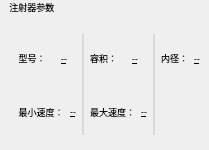
      <widget class="QWidget" name="widget_7" native="true">
       <property name="minimumSize">
        <size>
         <width>0</width>
         <height>150</height>
        </size>
       </property>
       <property name="maximumSize">
        <size>
         <width>16777215</width>
         <height>150</height>
        </size>
       </property>
       <property name="font">
        <font>
         <family>Microsoft YaHei</family>
         <pointsize>7</pointsize>
        </font>
       </property>
       <layout class="QVBoxLayout" name="verticalLayout_15">
        <property name="spacing">
         <number>5</number>
        </property>
        <property name="leftMargin">
         <number>0</number>
        </property>
        <property name="topMargin">
         <number>0</number>
        </property>
        <property name="rightMargin">
         <number>0</number>
        </property>
        <property name="bottomMargin">
         <number>0</number>
        </property>
        <item>
         <widget class="QLabel" name="label_30">
          <property name="font">
           <font>
            <family>Microsoft YaHei</family>
            <pointsize>7</pointsize>
           </font>
          </property>
          <property name="text">
           <string>    注射器参数</string>
          </property>
         </widget>
        </item>
        <item>
         <widget class="QWidget" name="widget_info" native="true">
          <property name="sizePolicy">
           <sizepolicy hsizetype="Preferred" vsizetype="Expanding">
            <horstretch>0</horstretch>
            <verstretch>0</verstretch>
           </sizepolicy>
          </property>
          <property name="font">
           <font>
            <family>Microsoft YaHei</family>
            <pointsize>7</pointsize>
           </font>
          </property>
          <layout class="QHBoxLayout" name="horizontalLayout_43">
           <property name="topMargin">
            <number>15</number>
           </property>
           <property name="bottomMargin">
            <number>15</number>
           </property>
           <item>
            <layout class="QVBoxLayout" name="verticalLayout_12">
             <item>
              <layout class="QHBoxLayout" name="horizontalLayout_38">
               <item>
                <widget class="QLabel" name="label_15">
                 <property name="font">
                  <font>
                   <family>Microsoft YaHei</family>
                   <pointsize>7</pointsize>
                  </font>
                 </property>
                 <property name="text">
                  <string>    型号：</string>
                 </property>
                 <property name="alignment">
                  <set>Qt::AlignCenter</set>
                 </property>
                </widget>
               </item>
               <item>
                <widget class="QLabel" name="label_type">
                 <property name="sizePolicy">
                  <sizepolicy hsizetype="Expanding" vsizetype="Preferred">
                   <horstretch>0</horstretch>
                   <verstretch>0</verstretch>
                  </sizepolicy>
                 </property>
                 <property name="font">
                  <font>
                   <family>Microsoft YaHei</family>
                   <pointsize>7</pointsize>
                   <underline>true</underline>
                  </font>
                 </property>
                 <property name="text">
                  <string>--</string>
                 </property>
                 <property name="alignment">
                  <set>Qt::AlignCenter</set>
                 </property>
                </widget>
               </item>
              </layout>
             </item>
             <item>
              <layout class="QHBoxLayout" name="horizontalLayout_39">
               <item>
                <widget class="QLabel" name="label_13">
                 <property name="font">
                  <font>
                   <family>Microsoft YaHei</family>
                   <pointsize>7</pointsize>
                  </font>
                 </property>
                 <property name="text">
                  <string>    最小速度：</string>
                 </property>
                 <property name="alignment">
                  <set>Qt::AlignCenter</set>
                 </property>
                </widget>
               </item>
               <item>
                <widget class="QLabel" name="label_min">
                 <property name="sizePolicy">
                  <sizepolicy hsizetype="Expanding" vsizetype="Preferred">
                   <horstretch>0</horstretch>
                   <verstretch>0</verstretch>
                  </sizepolicy>
                 </property>
                 <property name="font">
                  <font>
                   <family>Microsoft YaHei</family>
                   <pointsize>7</pointsize>
                   <underline>true</underline>
                  </font>
                 </property>
                 <property name="text">
                  <string>--</string>
                 </property>
                 <property name="alignment">
                  <set>Qt::AlignCenter</set>
                 </property>
                </widget>
               </item>
              </layout>
             </item>
            </layout>
           </item>
           <item>
            <widget class="QLabel" name="label_line1">
             <property name="sizePolicy">
              <sizepolicy hsizetype="Preferred" vsizetype="Preferred">
               <horstretch>0</horstretch>
               <verstretch>0</verstretch>
              </sizepolicy>
             </property>
             <property name="maximumSize">
              <size>
               <width>2</width>
               <height>16777215</height>
              </size>
             </property>
             <property name="font">
              <font>
               <family>Microsoft YaHei</family>
               <pointsize>7</pointsize>
              </font>
             </property>
             <property name="styleSheet">
              <string notr="true">border:1px solid #D9D9D9;</string>
             </property>
             <property name="text">
              <string/>
             </property>
            </widget>
           </item>
           <item>
            <layout class="QVBoxLayout" name="verticalLayout_13">
             <item>
              <layout class="QHBoxLayout" name="horizontalLayout_37">
               <item>
                <widget class="QLabel" name="label_10">
                 <property name="font">
                  <font>
                   <family>Microsoft YaHei</family>
                   <pointsize>7</pointsize>
                  </font>
                 </property>
                 <property name="text">
                  <string>容积：</string>
                 </property>
                 <property name="alignment">
                  <set>Qt::AlignCenter</set>
                 </property>
                </widget>
               </item>
               <item>
                <widget class="QLabel" name="label_volume">
                 <property name="sizePolicy">
                  <sizepolicy hsizetype="Expanding" vsizetype="Preferred">
                   <horstretch>0</horstretch>
                   <verstretch>0</verstretch>
                  </sizepolicy>
                 </property>
                 <property name="font">
                  <font>
                   <family>Microsoft YaHei</family>
                   <pointsize>7</pointsize>
                   <underline>true</underline>
                  </font>
                 </property>
                 <property name="text">
                  <string>--</string>
                 </property>
                 <property name="alignment">
                  <set>Qt::AlignCenter</set>
                 </property>
                </widget>
               </item>
              </layout>
             </item>
             <item>
              <layout class="QHBoxLayout" name="horizontalLayout_40">
               <item>
                <widget class="QLabel" name="label_12">
                 <property name="font">
                  <font>
                   <family>Microsoft YaHei</family>
                   <pointsize>7</pointsize>
                  </font>
                 </property>
                 <property name="text">
                  <string>最大速度：</string>
                 </property>
                 <property name="alignment">
                  <set>Qt::AlignCenter</set>
                 </property>
                </widget>
               </item>
               <item>
                <widget class="QLabel" name="label_max">
                 <property name="sizePolicy">
                  <sizepolicy hsizetype="Expanding" vsizetype="Preferred">
                   <horstretch>0</horstretch>
                   <verstretch>0</verstretch>
                  </sizepolicy>
                 </property>
                 <property name="font">
                  <font>
                   <family>Microsoft YaHei</family>
                   <pointsize>7</pointsize>
                   <underline>true</underline>
                  </font>
                 </property>
                 <property name="text">
                  <string>--</string>
                 </property>
                 <property name="alignment">
                  <set>Qt::AlignCenter</set>
                 </property>
                </widget>
               </item>
              </layout>
             </item>
            </layout>
           </item>
           <item>
            <widget class="QLabel" name="label_line2">
             <property name="maximumSize">
              <size>
               <width>2</width>
               <height>16777215</height>
              </size>
             </property>
             <property name="font">
              <font>
               <family>Microsoft YaHei</family>
               <pointsize>7</pointsize>
              </font>
             </property>
             <property name="styleSheet">
              <string notr="true">border:1px solid #D9D9D9;</string>
             </property>
             <property name="text">
              <string/>
             </property>
            </widget>
           </item>
           <item>
            <layout class="QVBoxLayout" name="verticalLayout_14">
             <item>
              <layout class="QHBoxLayout" name="horizontalLayout_41">
               <item>
                <widget class="QLabel" name="label_11">
                 <property name="font">
                  <font>
                   <family>Microsoft YaHei</family>
                   <pointsize>7</pointsize>
                  </font>
                 </property>
                 <property name="text">
                  <string>内径：</string>
                 </property>
                 <property name="alignment">
                  <set>Qt::AlignCenter</set>
                 </property>
                </widget>
               </item>
               <item>
                <widget class="QLabel" name="label_diameter">
                 <property name="sizePolicy">
                  <sizepolicy hsizetype="Expanding" vsizetype="Preferred">
                   <horstretch>0</horstretch>
                   <verstretch>0</verstretch>
                  </sizepolicy>
                 </property>
                 <property name="font">
                  <font>
                   <family>Microsoft YaHei</family>
                   <pointsize>7</pointsize>
                   <underline>true</underline>
                  </font>
                 </property>
                 <property name="text">
                  <string>--</string>
                 </property>
                 <property name="alignment">
                  <set>Qt::AlignCenter</set>
                 </property>
                </widget>
               </item>
              </layout>
             </item>
             <item>
              <layout class="QHBoxLayout" name="horizontalLayout_42">
               <item>
                <widget class="QLabel" name="label_9">
                 <property name="font">
                  <font>
                   <family>Microsoft YaHei</family>
                   <pointsize>7</pointsize>
                  </font>
                 </property>
                 <property name="text">
                  <string/>
                 </property>
                </widget>
               </item>
               <item>
                <widget class="QLabel" name="label_14">
                 <property name="sizePolicy">
                  <sizepolicy hsizetype="Expanding" vsizetype="Preferred">
                   <horstretch>0</horstretch>
                   <verstretch>0</verstretch>
                  </sizepolicy>
                 </property>
                 <property name="font">
                  <font>
                   <family>Microsoft YaHei</family>
                   <pointsize>7</pointsize>
                  </font>
                 </property>
                 <property name="text">
                  <string/>
                 </property>
                </widget>
               </item>
              </layout>
             </item>
            </layout>
           </item>
          </layout>
         </widget>
        </item>
       </layout>
      </widget>
